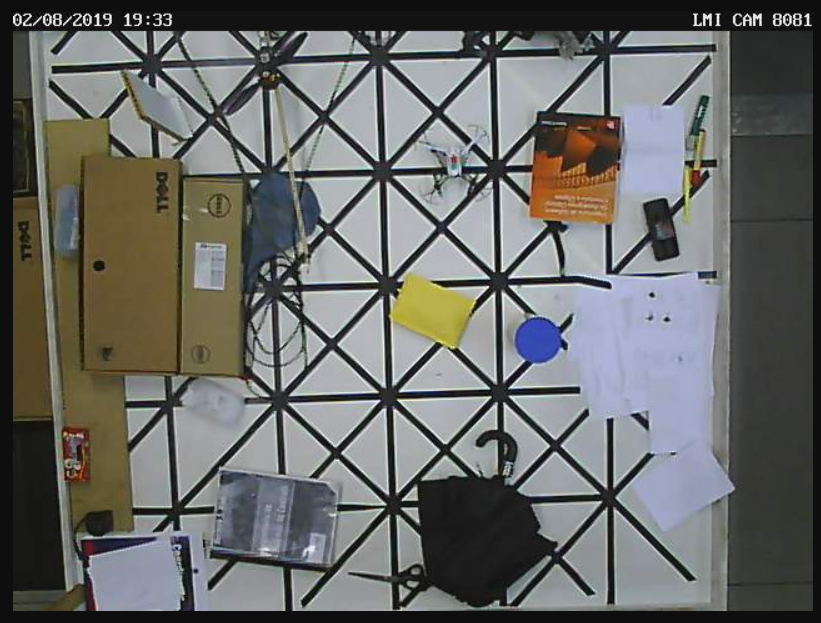
#> input picture pyparrot-master/img1.png, 821 x 623 px, given in place of video.mjpeg, which was not available
$ python cam_pos42_client.py
#> lines starting #> are read from the running program, lines starting #| are printed output that depends on the picture; after the words box and inside, x2 and y2 are one past the last pixel; in counts of white or black regions, pixels touching at a corner belong together; pictures that were not available may be replaced by others from this repository, and a replacement may not be noted
#!/usr/bin/env python3

from __future__ import print_function

import sys
import os

ros_path = '/opt/ros/kinetic/lib/python2.7/dist-packages'
if ros_path in sys.path:
    sys.path.remove(ros_path)
import cv2

from imutils.video import WebcamVideoStream
from imutils.video import FPS
import argparse
import imutils
import numpy as np

from time import sleep
import time
import datetime
from threading import Thread
import math

import socket
import struct

posX_cm = 0; posY_cm = 0; posZ_cm = 0; ang = 0
posX2_cm = 0; posY2_cm = 0; posZ2_cm = 0; ang2 = 0
posX3_cm = 0; posY3_cm = 0; posZ3_cm = 0


class client(Thread):
	def __init__(self):
		Thread.__init__(self)
		self.killed = False

	def kill(self):
		self.killed = True

	#multi drone, using multicast
	def run(self):
		try:
			ip = '192.168.0.41'
			port = 5007
			MULTICAST_TTL = 2
			addr = (ip, port)
			buff_size = 1024
			while(1):
				global t0, t1, posX_cm, posY_cm, posZ_cm, ang, send_data, posX2_cm, posY2_cm, posZ2_cm, ang2
				if(send_data):
					client_socket = socket.socket(socket.AF_INET, socket.SOCK_DGRAM, socket.IPPROTO_UDP)
					client_socket.setsockopt(socket.IPPROTO_IP, socket.IP_MULTICAST_TTL, MULTICAST_TTL)
					client_socket.settimeout(1.0)
					data = [round((t1-t0),3), round(posX_cm,2), round(posY_cm,2), round(posZ_cm,2), round(ang,1), round(posX2_cm,2), round(posY2_cm,2), round(posZ2_cm,2), round(ang2,1)]
					msg = struct.pack('<9f', *data)
					by = client_socket.sendto(msg, addr)
				if(self.killed):
					break
		except KeyboardInterrupt:
			print("bye thread..")
			self.killed = True


	# [20 lines of commented-out code are left out]


def detect_cam1(img1, h):
	global posX_cm, posY_cm, ang
	size_max = 0; i_max = 0

	hsv = cv2.cvtColor(img1, cv2.COLOR_BGR2HSV)
	mask_blue = cv2.inRange(hsv, lower_blue, upper_blue)
	res_blue = cv2.bitwise_and(img1,img1, mask= mask_blue)
	imgray = cv2.cvtColor(res_blue, cv2.COLOR_BGR2GRAY)
	ret, thresh = cv2.threshold(imgray, 40, 255, 0)
	contours, hierarchy = cv2.findContours(thresh, 1, 2)

	#detectar maior contorno da cor 1
	if(len(contours)>0):
		for i in range(len(contours)):
			cnt = contours[i]
			size = cv2.contourArea(cnt)
			if size > size_max:
				size_max = size
				i_max = i

		cnt=contours[i_max]
		M = cv2.moments(cnt)
		if(M['m00']!=0 and size_max > 80):
			cx = int(M['m10']/M['m00']) #centroide
			cy = int(M['m01']/M['m00'])
		else:
			return img1,0,0,0

		roi = img1[max((cy-30),0):min((cy+30),480),max((cx-30),0):min((cx+30),640)]
		hsv = cv2.cvtColor(roi, cv2.COLOR_BGR2HSV)
		mask_ylw = cv2.inRange(hsv, lower_ylw, upper_ylw)
		res_ylw = cv2.bitwise_and(roi,roi, mask= mask_ylw)
		imgray = cv2.cvtColor(res_ylw, cv2.COLOR_BGR2GRAY)
		ret, thresh = cv2.threshold(imgray, 40, 255, 0)
		contours, hierarchy = cv2.findContours(thresh, 1, 2)

		#detectar maior contorno da cor 2
		size_max = 0
		i_max = 0
		if(len(contours)>0):
			for i in range(len(contours)):
				cnt2 = contours[i]
				size = cv2.contourArea(cnt2)
				if size > size_max:
					size_max = size
					i_max = i

			cnt2=contours[i_max]
			M = cv2.moments(cnt2)
			if(M['m00']!=0 and size_max > 80):
				cx2 = int(M['m10']/M['m00']) #centroide
				cy2 = int(M['m01']/M['m00'])
				cx2 = cx2 + max((cx-30),0) #ajustes devido à ROI
				cy2 = cy2 + max((cy-30),0)
			else:
				return img1,0,0,0

		else:
			return img1,0,0,0
	else:
		return img1,0,0,0

	cv2.circle(img1,(cx2,cy2),2,(0,0,255),2)
	cv2.circle(img1,(cx,cy),2,(0,0,255),2)
	# cv2.drawContours(img1, cnt, -1, (0,255,0), 2)
	# cv2.drawContours(img1, cnt2, -1, (0,255,0), 2)
	#linha / angulo
	cv2.line(img1,(cx,cy),(cx2,cy2),(0,0,255),1)
	ang = math.atan2(-(cy-cy2),-(cx-cx2)) #negativo pois alterou-se a ordem das cores, agr eh azul dps amarelo
	ang = ang*180/3.14159

	#posicao corrigida devido a altura
	posX = (cx+cx2)/2
	posY = (cy+cy2)/2
	ymin = 41 #39 antig, 41 07/08/2020
	ymax = 175 #176 antigo,175 07/08/2020
	xlim_min = 0 + 92*h/hmax
	xlim_max = 164 - 72*h/hmax
	ylim_min = ymin + (90-ymin)*h/hmax
	ylim_max = ymax - (ymax-90)*h/hmax
	posX_cm = xlim_min + (posX*(xlim_max-xlim_min)/640)
	posY_cm = ylim_min + ((480-posY)*(ylim_max-ylim_min)/480)

	return img1, posX_cm, posY_cm, ang

# [47 lines left out: function detect_cam1_obj, not called in this run]

def detect_cam2(img2, h):
	global posX_cm, posY_cm, ang
	size_max = 0; i_max = 0

	hsv = cv2.cvtColor(img2, cv2.COLOR_BGR2HSV)
	mask_blue = cv2.inRange(hsv, lower_blue, upper_blue)
	res_blue = cv2.bitwise_and(img2,img2, mask= mask_blue)
	imgray = cv2.cvtColor(res_blue, cv2.COLOR_BGR2GRAY)
	ret, thresh = cv2.threshold(imgray, 40, 255, 0)
	contours, hierarchy = cv2.findContours(thresh, 1, 2)

	if(len(contours)>0):
		for i in range(len(contours)):
			cnt = contours[i]
			size = cv2.contourArea(cnt)
			if size > size_max:
				size_max = size
				i_max = i

		cnt=contours[i_max]
		M = cv2.moments(cnt)
		if(M['m00']!=0 and size_max > 80):
			cx = int(M['m10']/M['m00']) #centroide
			cy = int(M['m01']/M['m00'])
		else:
			return img2,0,0,0

		roi = img2[max((cy-30),0):min((cy+30),480),max((cx-30),0):min((cx+30),640)]
		hsv = cv2.cvtColor(roi, cv2.COLOR_BGR2HSV)
		mask_ylw = cv2.inRange(hsv, lower_ylw, upper_ylw)
		res_ylw = cv2.bitwise_and(roi,roi, mask= mask_ylw)
		imgray = cv2.cvtColor(res_ylw, cv2.COLOR_BGR2GRAY)
		ret, thresh = cv2.threshold(imgray, 40, 255, 0)
		contours, hierarchy = cv2.findContours(thresh, 1, 2)

		size_max = 0
		i_max = 0
		if(len(contours)>0):
			for i in range(len(contours)):
				cnt2 = contours[i]
				size = cv2.contourArea(cnt2)
				if size > size_max:
					size_max = size
					i_max = i

			cnt2=contours[i_max]
			M = cv2.moments(cnt2)
			if(M['m00']!=0 and size_max > 80):
				cx2 = int(M['m10']/M['m00']) #centroide
				cy2 = int(M['m01']/M['m00'])
				cx2 = cx2 + max((cx-30),0) #ajustes devido à ROI
				cy2 = cy2 + max((cy-30),0)
			else:
				return img2,0,0,0
		else:
			return img2,0,0,0
	else:
		return img2,0,0,0

	cv2.circle(img2,(cx,cy),2,(0,0,255),2)
	cv2.circle(img2,(cx2,cy2),2,(0,0,255),2)
	# cv2.drawContours(img2, cnt, -1, (0,255,0), 2)
	# cv2.drawContours(img2, cnt2, -1, (0,255,0), 2)
	#linha / angulo
	cv2.line(img2,(cx,cy),(cx2,cy2),(0,0,255),1)
	ang = math.atan2(-(cy-cy2),-(cx-cx2))
	ang = ang*180/3.14159

	#posicao corrigida devido a altura
	posX = (cx+cx2)/2 ; posY = (cy+cy2)/2
	ymin = 107 #104 antigo, 107 07/08/2020
	ymax = 279-29 #(279-32) antig, (279-29) 07/08/2020
	xlim_min = 0 + 92*h/hmax
	xlim_max = 164 - 72*h/hmax
	ylim_min = ymin + (226-ymin)*h/hmax
	ylim_max = ymax - (ymax-226)*h/hmax
	posX_cm = xlim_min + (posX*(xlim_max-xlim_min)/640)
	posY_cm = ylim_min + ((480-posY)*(ylim_max-ylim_min)/480)

	return img2, posX_cm, posY_cm, ang

# [46 lines left out: function detect_cam2_obj, not called in this run]

def detect_cam1_second(img1, h):
	global posX2_cm, posY2_cm, ang2
	size_max = 0; i_max = 0

	hsv = cv2.cvtColor(img1, cv2.COLOR_BGR2HSV)
	mask_green = cv2.inRange(hsv, lower_green, upper_green)
	res_green = cv2.bitwise_and(img1,img1, mask= mask_green)
	imgray = cv2.cvtColor(res_green, cv2.COLOR_BGR2GRAY)
	ret, thresh = cv2.threshold(imgray, 40, 255, 0)
	contours, hierarchy = cv2.findContours(thresh, 1, 2)

	#detectar maior contorno da cor 1
	if(len(contours)>0):
		for i in range(len(contours)):
			cnt = contours[i]
			size = cv2.contourArea(cnt)
			if size > size_max:
				size_max = size
				i_max = i

		cnt=contours[i_max]
		M = cv2.moments(cnt)
		if(M['m00']!=0 and size_max > 20):
			cx = int(M['m10']/M['m00']) #centroide
			cy = int(M['m01']/M['m00'])
		else:
			return img1,0,0,0

		roi = img1[max((cy-30),0):min((cy+30),480),max((cx-30),0):min((cx+30),640)]
		hsv = cv2.cvtColor(roi, cv2.COLOR_BGR2HSV)
		mask_ylw = cv2.inRange(hsv, lower_ylw, upper_ylw)
		res_ylw = cv2.bitwise_and(roi,roi, mask= mask_ylw)
		imgray = cv2.cvtColor(res_ylw, cv2.COLOR_BGR2GRAY)
		ret, thresh = cv2.threshold(imgray, 40, 255, 0)
		contours, hierarchy = cv2.findContours(thresh, 1, 2)

		#detectar maior contorno da cor 2
		size_max = 0
		i_max = 0
		if(len(contours)>0):
			for i in range(len(contours)):
				cnt2 = contours[i]
				size = cv2.contourArea(cnt2)
				if size > size_max:
					size_max = size
					i_max = i

			cnt2=contours[i_max]
			M = cv2.moments(cnt2)
			if(M['m00']!=0 and size_max > 80):
				cx2 = int(M['m10']/M['m00']) #centroide
				cy2 = int(M['m01']/M['m00'])
				cx2 = cx2 + max((cx-30),0) #ajustes devido à ROI
				cy2 = cy2 + max((cy-30),0)
			else:
				return img1,0,0,0

		else:
			return img1,0,0,0
	else:
		return img1,0,0,0

	cv2.circle(img1,(cx2,cy2),2,(0,0,255),2)
	cv2.circle(img1,(cx,cy),2,(0,0,255),2)
	# cv2.drawContours(img1, cnt, -1, (0,255,0), 2)
	# cv2.drawContours(img1, cnt2, -1, (0,255,0), 2)
	#linha / angulo
	cv2.line(img1,(cx,cy),(cx2,cy2),(0,255,0),2)
	ang2 = math.atan2(-(cy-cy2),-(cx-cx2)) #negativo pois alterou-se a ordem das cores, agr eh azul dps amarelo
	ang2 = ang2*180/3.14159

	#posicao corrigida devido a altura
	posX = (cx+cx2)/2
	posY = (cy+cy2)/2
	ymin = 38 #30
	ymax = 174 #171.5
	xlim_min = 0 + 92*h/hmax
	xlim_max = 164 - 72*h/hmax
	ylim_min = ymin + (90-ymin)*h/hmax
	ylim_max = ymax - (ymax-90)*h/hmax
	posX2_cm = xlim_min + (posX*(xlim_max-xlim_min)/640)
	posY2_cm = ylim_min + ((480-posY)*(ylim_max-ylim_min)/480)

	return img1, posX2_cm, posY2_cm, ang2

def detect_cam2_second(img2, h):
	global posX2_cm, posY2_cm, ang2
	size_max = 0; i_max = 0

	hsv = cv2.cvtColor(img2, cv2.COLOR_BGR2HSV)
	mask_green = cv2.inRange(hsv, lower_green, upper_green)
	res_green = cv2.bitwise_and(img2,img2, mask= mask_green)
	imgray = cv2.cvtColor(res_green, cv2.COLOR_BGR2GRAY)
	ret, thresh = cv2.threshold(imgray, 40, 255, 0)
	contours, hierarchy = cv2.findContours(thresh, 1, 2)

	if(len(contours)>0):
		for i in range(len(contours)):
			cnt = contours[i]
			size = cv2.contourArea(cnt)
			if size > size_max:
				size_max = size
				i_max = i

		cnt=contours[i_max]
		M = cv2.moments(cnt)
		if(M['m00']!=0 and size_max > 20):
			cx = int(M['m10']/M['m00']) #centroide
			cy = int(M['m01']/M['m00'])
		else:
			return img2,0,0,0

		roi = img2[max((cy-30),0):min((cy+30),480),max((cx-30),0):min((cx+30),640)]
		hsv = cv2.cvtColor(roi, cv2.COLOR_BGR2HSV)
		mask_ylw = cv2.inRange(hsv, lower_ylw, upper_ylw)
		res_ylw = cv2.bitwise_and(roi,roi, mask= mask_ylw)
		imgray = cv2.cvtColor(res_ylw, cv2.COLOR_BGR2GRAY)
		ret, thresh = cv2.threshold(imgray, 40, 255, 0)
		contours, hierarchy = cv2.findContours(thresh, 1, 2)

		size_max = 0
		i_max = 0
		if(len(contours)>0):
			for i in range(len(contours)):
				cnt2 = contours[i]
				size = cv2.contourArea(cnt2)
				if size > size_max:
					size_max = size
					i_max = i

			cnt2=contours[i_max]
			M = cv2.moments(cnt2)
			if(M['m00']!=0 and size_max > 80):
				cx2 = int(M['m10']/M['m00']) #centroide
				cy2 = int(M['m01']/M['m00'])
				cx2 = cx2 + max((cx-30),0) #ajustes devido à ROI
				cy2 = cy2 + max((cy-30),0)
			else:
				return img2,0,0,0
		else:
			return img2,0,0,0
	else:
		return img2,0,0,0

	cv2.circle(img2,(cx,cy),2,(0,0,255),2)
	cv2.circle(img2,(cx2,cy2),2,(0,0,255),2)
	# cv2.drawContours(img2, cnt, -1, (0,255,0), 2)
	# cv2.drawContours(img2, cnt2, -1, (0,255,0), 2)
	#linha / angulo
	cv2.line(img2,(cx,cy),(cx2,cy2),(0,255,0),2)
	ang2 = math.atan2(-(cy-cy2),-(cx-cx2))
	ang2 = ang2*180/3.14159

	#posicao corrigida devido a altura
	posX = (cx+cx2)/2 ; posY = (cy+cy2)/2
	ymin = 104 #126.3
	ymax = 279-32 #(279-11)
	xlim_min = 0 + 92*h/hmax
	xlim_max = 164 - 72*h/hmax
	ylim_min = ymin + (226-ymin)*h/hmax
	ylim_max = ymax - (ymax-226)*h/hmax
	posX2_cm = xlim_min + (posX*(xlim_max-xlim_min)/640)
	posY2_cm = ylim_min + ((480-posY)*(ylim_max-ylim_min)/480)

	return img2, posX2_cm, posY2_cm, ang2

# [131 lines left out: functions detect_cam3, detect_cam3_second, not called in this run]


# [6 lines of commented-out code are left out]

hmax = 246

mtx = np.array([[845, 0, 319.6],[0, 891, 157.3], [0, 0, 1]])
dist = np.array([[ 0.265530618, -2.45263550, -0.0382963307,
-0.000583787615,   6.56047640]])

# pts1 = np.float32([[28,27],[569,16],[580,469],[36,480]]) #cam1
# pts2 = np.float32([[51,16],[620,34],[572,480],[75,462]]) #cam2
pts1 = np.float32([[59,35],[598,16],[613,466],[70,480]]) #cam1 07/08/2020
pts2 = np.float32([[62,16],[630,30],[584,480],[87,466]]) #cam2 07/08/2020
pts4 = np.float32([[0,16],[640,16],[640,480],[0,480]]) #cam3
pts3 = np.float32([[0,0],[640,0],[640,480],[0,480]]) #output desejado

url1 = "http://192.168.0.81/img/video.mjpeg"
url2 = "http://admin:camadmin@192.168.0.82/img/video.mjpeg"
url3 = "http://161.24.19.89/mjpg/video.mjpg"

try:
	stream1 = WebcamVideoStream(src=url1).start()
	stream2 = WebcamVideoStream(src=url2).start()
	stream3 = WebcamVideoStream(src=url3).start()
	good = 1
except:
	print("deu ruim")
	good = 0

M1 = cv2.getPerspectiveTransform(pts1,pts3)
M2 = cv2.getPerspectiveTransform(pts2,pts3)
M3 = cv2.getPerspectiveTransform(pts4,pts3)

lower_blue = np.array([84,60,205]) #84 60 80, alterado 11/08/2020
upper_blue = np.array([107,255,255]) #132 255 255, alterado 11/08/2020

lower_green = np.array([48,70,70])
upper_green = np.array([85,255,255])

lower_ylw = np.array([23,100,140])
upper_ylw = np.array([45,240,250])

lower_red1 = np.array([0,100,50])
upper_red1 = np.array([11,255,255])

lower_red2 = np.array([165,40,0])  #164 100 50
upper_red2 = np.array([180,255,255])

lower_pink1 = np.array([0,35,120])
upper_pink1 = np.array([11,140,255])

lower_pink2 = np.array([140,35,120])
upper_pink2 = np.array([180,140,255])

# [8 lines of commented-out code are left out]

savefile = 0
# SAVE DATA IN TXT
if(savefile):
	X=[];Y=[];Z=[];A=[];T=[]
	i=1
	name = "data_saved%d.txt"%i
	while(os.path.isfile(name)):
		i=i+1
		name = "data_saved%d.txt"%i
	f = open(name, 'w')
	print("opening %s..."%name)

count = 0
# t0 = time.process_time()
t0 = time.time()
t1 = t0

#UDP START
send_data = 1
thread1 = client()
thread1.start()

while(good==1):
	try:
		#le imagens
		img1 = stream1.read()
#> img1 is the input picture: shape (623, 821, 3); mean B, G, R 103.4, 105.7, 104.8
		img2 = stream2.read()
		img3 = stream3.read()

		# [6 lines of commented-out code are left out]
		img1 = cv2.warpPerspective(img1,M1,(640,480))
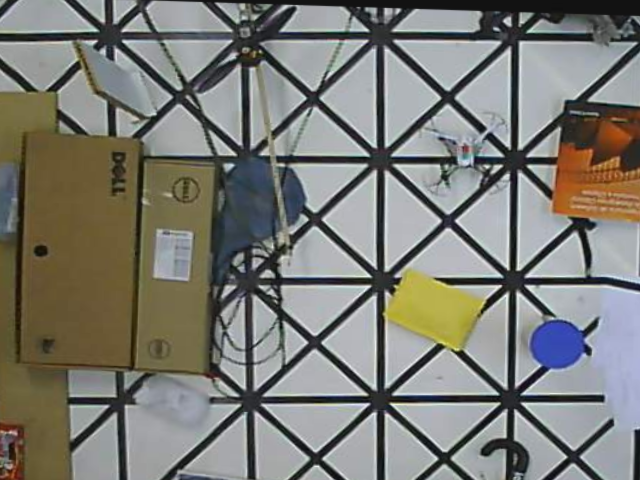
#> img1: shape (480, 640, 3); mean B, G, R 117.9, 124.1, 124.3
		img2 = cv2.warpPerspective(img2,M2,(640,480))
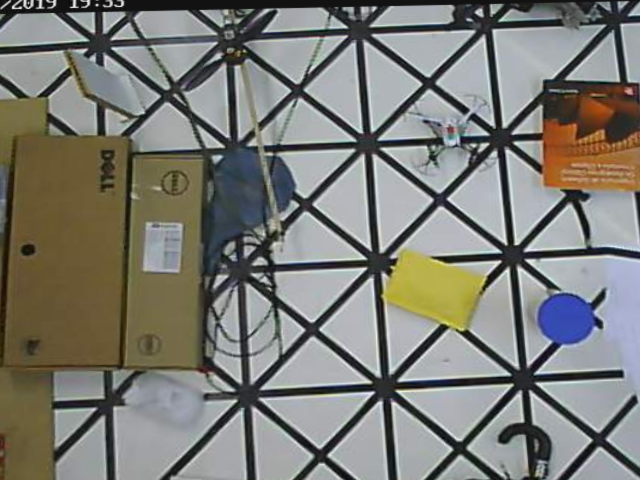
#> img2: shape (480, 640, 3); mean B, G, R 118.3, 124.4, 124.6
		img3 = cv2.warpPerspective(img3,M3,(640,480))
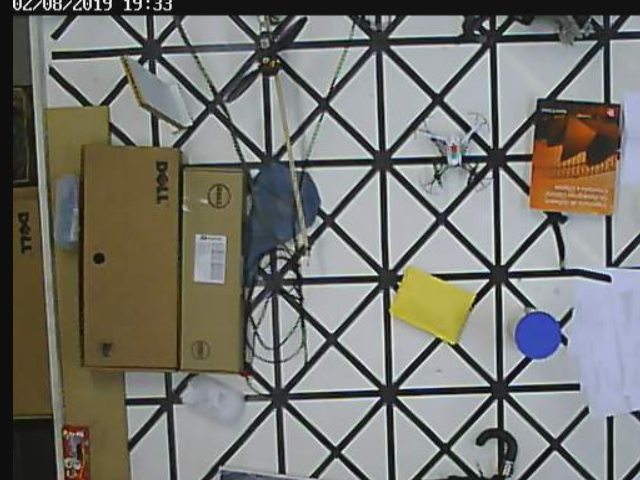
#> img3: shape (480, 640, 3); mean B, G, R 112.1, 117.9, 118.3
		img3 = cv2.undistort(img3, mtx, dist)
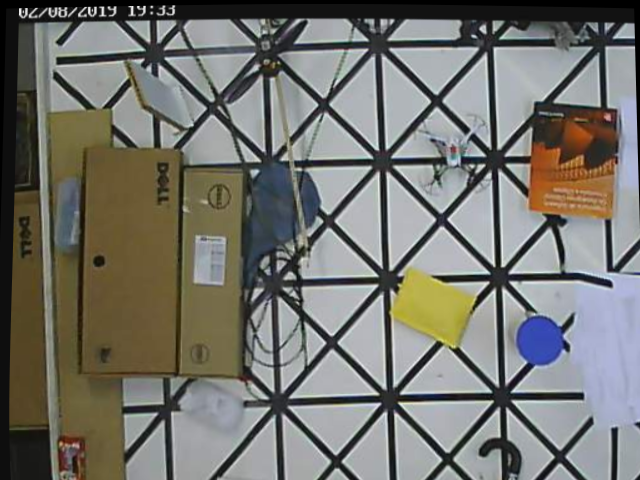
#> img3: shape (480, 640, 3); mean B, G, R 110.6, 116.5, 116.9
		img3 = img3[0:420,120:470]
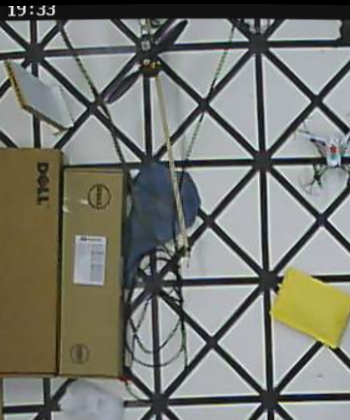
#> img3: shape (420, 350, 3); mean B, G, R 113.9, 121.3, 120.4
		i = 5
		img3 = cv2.bilateralFilter(img3, i, i * 2, i / 2)

		# drone 1
		img1, posX_cm, posY_cm, ang = detect_cam1(img1,posZ_cm)
#> in detect_cam1, `contours, hierarchy = cv2.findContours(thresh, 1, 2)`: contours = []
#> posX_cm = 0; posY_cm = 0; ang = 0
		if(posX_cm == 0):
			img2, posX_cm, posY_cm, ang = detect_cam2(img2,posZ_cm)
#> in detect_cam2, `contours, hierarchy = cv2.findContours(thresh, 1, 2)`: contours = []
		if(posX_cm != 0):
			img3, posZ_cm, cx, cy = detect_cam3(img3,posY_cm)
		else:
			posX_cm = 999 #camera miss

		# t1 = time.process_time()
		t1 = time.time()
		count = count + 1

		# drone 2
		img1, posX2_cm, posY2_cm, ang2 = detect_cam1_second(img1,posZ2_cm)
#> in detect_cam1_second, `mask_green = cv2.inRange(hsv, lower_green, upper_green)`:
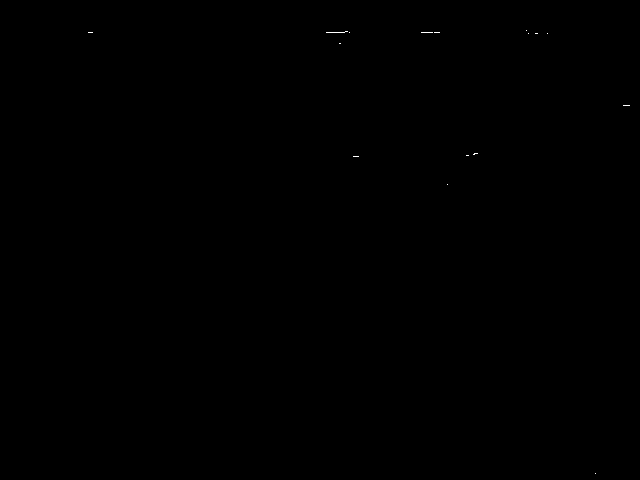
#> mask_green: shape (480, 640); 0.03% white in thin lines or dots, all inside (x1, y1, x2, y2) = (88, 30, 630, 474)
#> in detect_cam1_second, `contours, hierarchy = cv2.findContours(thresh, 1, 2)`: contours = 16 contours, all with area under 20
#> the loop in detect_cam1_second, `for i in range(len(contours)):` made 16 passes
#> (size, size_max, i_max) on pass 5: (1, 1, 4)
#> after the loop in detect_cam1_second, `for i in range(len(contours)):`: i_max = 4; size_max = 1
#> in detect_cam1_second, `cnt=contours[i_max]`: cnt = [[474, 153], [473, 154], [474, 154], [475, 153], [477, 153]]
#> in detect_cam1_second, `M = cv2.moments(cnt)`: M = moments, m00 1, centre m10/m00, m01/m00 = (474, 153.5)
#> posX2_cm = 0; posY2_cm = 0; ang2 = 0
		if(posX2_cm == 0):
			img2, posX2_cm, posY2_cm, ang2 = detect_cam2_second(img2,posZ2_cm)
#> in detect_cam2_second, `contours, hierarchy = cv2.findContours(thresh, 1, 2)`: contours = 15 contours, all with area under 20
#> the loop in detect_cam2_second, `for i in range(len(contours)):` made 15 passes
#> (cnt, size, size_max, i_max) on pass 4: ([[460, 133], [459, 134], [461, 134], [462, 133]], 2, 2, 3)
#> after the loop in detect_cam2_second, `for i in range(len(contours)):`: i_max = 3; size_max = 2
#> in detect_cam2_second, `cnt=contours[i_max]`: cnt = [[460, 133], [459, 134], [461, 134], [462, 133]]
#> in detect_cam2_second, `M = cv2.moments(cnt)`: M = moments, m00 2, centre m10/m00, m01/m00 = (460.5, 133.5)
		if(posX2_cm != 0):
			img3, posZ2_cm, cx2, cy2 = detect_cam3_second(img3,posY2_cm)
		else:
			posX2_cm = 999 #camera miss

		# [8 lines of commented-out code are left out]
		if(posX_cm < 900 and posX2_cm < 900 and posZ_cm == 0): #oclusao do drone1
			# if(abs(posX_cm-posX2_cm)<10): #os drones estao quase no mesmo X
			posX = cx2 ; posZ = cy2
			zlim_min = 34.5 - 48*(posY_cm+178)/178
			zlim_max = 34.5 + 56*(posY_cm+178)/178
			posZ_cm =  zlim_min + ((480-posZ)*(zlim_max-zlim_min)/480)
			print("oclusao drone 1")

		# oclusao drone 2
		if(posX_cm < 900 and posX2_cm < 900 and posZ2_cm == 0): #oclusao do drone1
			# if(abs(posX_cm-posX2_cm)<10): #os drones estao quase no mesmo X
			posX = cx ; posZ = cy
			zlim_min = 34.5 - 48*(posY2_cm+178)/178
			zlim_max = 34.5 + 56*(posY2_cm+178)/178
			posZ2_cm =  zlim_min + ((480-posZ)*(zlim_max-zlim_min)/480)
			print("oclusao drone 2")

		if(savefile):
			X.append(posX_cm)
			Y.append(posY_cm)
			Z.append(posZ_cm)
			A.append(ang)
			T.append(round((t1-t0),3))

		# print("time =%.3f" % (t1-t0), "s    X=%.1f" % posX_cm,"cm    Y=%.1f" % posY_cm, "cm    Z=%.1f" % posZ_cm, "cm    ang = %.1f" % ang)
		print("X=%.1f" % posX_cm,"cm    Y=%.1f" % posY_cm, "cm    Z=%.1f" % posZ_cm, "cm    ang = %.1f" % ang)
#| X=999.0 cm    Y=0.0 cm    Z=0.0 cm    ang = 0.0
		print("X2=%.1f" % posX2_cm,"cm   Y2=%.1f" % posY2_cm, "cm   Z2=%.1f" % posZ2_cm, "cm  ang2 = %.1f" % ang2)
#| X2=999.0 cm   Y2=0.0 cm   Z2=0.0 cm  ang2 = 0.0
		# print("X3=%.1f" % posX3_cm,"cm    Y3=%.1f" % posY3_cm, "cm    Z3=%.1f" % posZ3_cm, "cm\n")
		cv2.imshow("imagem 1",img1)
		cv2.imshow("imagem 2",img2)
		cv2.imshow("imagem 3",img3)

		# print("total: ",count,"\nerro1: ",erro1,"\nerro2: ",erro2)
		if(cv2.waitKey(1)!=-1):
			# time2 = time.perf_counter()
			# print("frequency: %.2f" % float(count/(time2-time1)))
#> (key Esc is pressed here)
			break
	except:
		print("abortado: ", sys.exc_info()[0])
		# print("total: ",count,"\nerro1: ",erro1,"\nerro2: ",erro2)
		# time2 = time.perf_counter()
		# print("frequency: %.2f" % float(count/(time2-time1)))
		break
#cap.release()

# t2 = time.process_time()
t2 = time.time()
print("total time: %.1f" % (t2 - t0), ", count = %d" % count, ", frequency = %.1f" % (count/(t2-t0)))

if(savefile):
	print("saving...")
	for item in range(len(Z)):
		f.write("%.1f," % X[item])
		f.write("%.1f," % Y[item])
		f.write("%.1f," % Z[item])
		f.write("%.1f," % A[item])
		f.write("%.3f\r\n" % T[item])
	print("saved %s!"%name)
	f.close()

# out.release()
# out2.release()
thread1.kill()
sleep(0.2)
cv2.destroyAllWindows()
